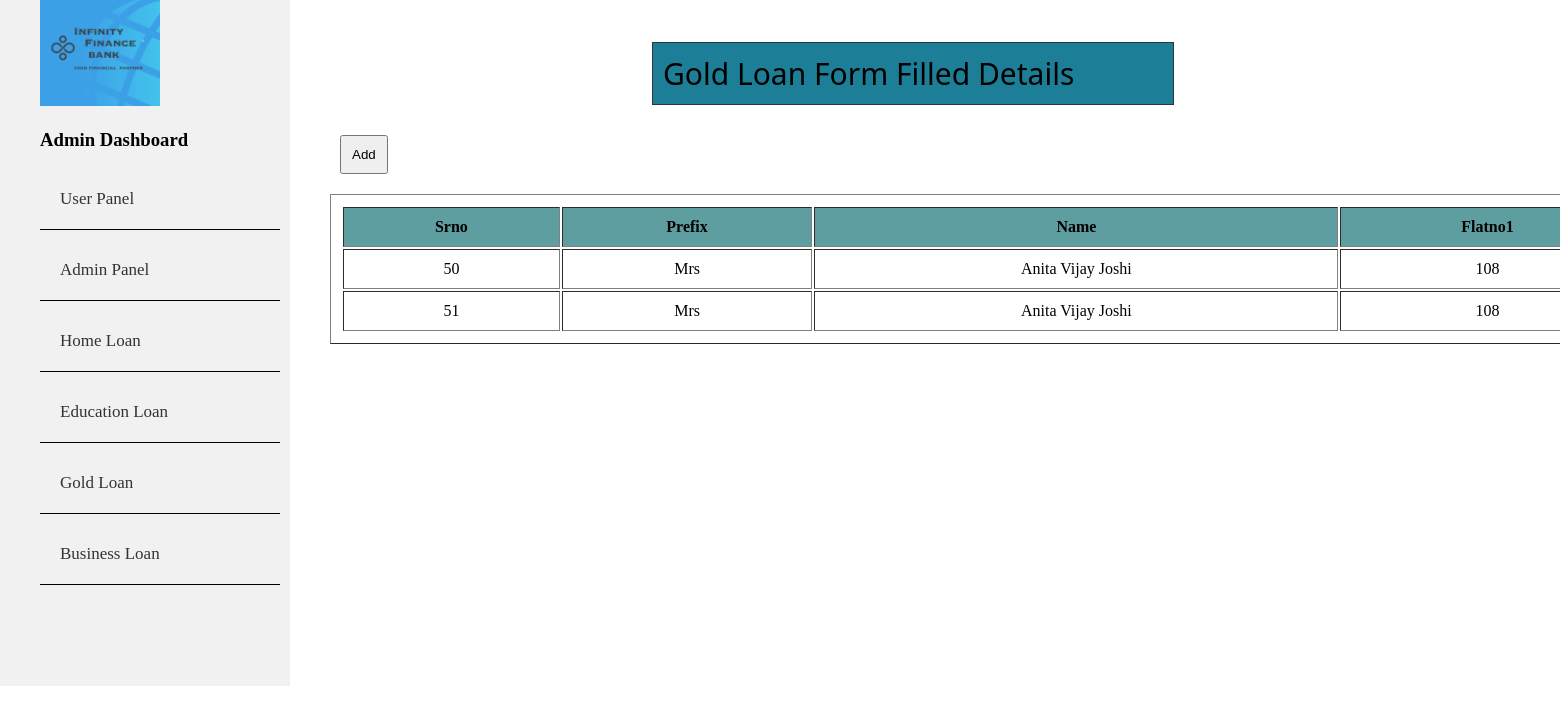
Screenshot of /admingoldloan.php with the database file from the repository.
### tables this page shows
CREATE TABLE `gloan` (
  `srno` int(11) NOT NULL,
  `prefix` text NOT NULL,
  `name` varchar(20) NOT NULL,
  `flatno1` varchar(5) NOT NULL,
  `buildingpremisesname1` text NOT NULL,
  `streetroadname1` text NOT NULL,
  `towncityvillagename1` text NOT NULL,
  `district1` text NOT NULL,
  `pincode1` int(10) NOT NULL,
  `flatno2` varchar(5) NOT NULL,
  `buildingpremisesname2` text NOT NULL,
  `streetroadname2` text NOT NULL,
  `towncityvillagename2` text NOT NULL,
  `district2` text NOT NULL,
  `pincode2` int(10) NOT NULL,
  `std` int(5) NOT NULL,
  `tel` int(8) NOT NULL,
  `mob` int(15) NOT NULL,
  `email` varchar(30) NOT NULL,
  `dob` date NOT NULL,
  `gender` text NOT NULL,
  `status` text NOT NULL,
  `income` varchar(15) NOT NULL,
  `pan` varchar(10) NOT NULL,
  `religion` text NOT NULL,
  `caste` text NOT NULL,
  `Salaried` text NOT NULL,
  `selfemployed` text NOT NULL,
  `lo` text NOT NULL,
  `purposeofloan` varchar(50) NOT NULL,
  `accholdername` text NOT NULL,
  `branchname` varchar(15) NOT NULL,
  `accountno` int(15) NOT NULL,
  `ifsccode` varchar(11) NOT NULL,
  `micrcode` int(9) NOT NULL,
  `accountopeningdate` date NOT NULL,
  `photo` varchar(200) NOT NULL,
  `aadharcard` varchar(15) NOT NULL,
  `drivinglicence` varchar(15) NOT NULL,
  `votersid` varchar(15) NOT NULL,
  `passport` varchar(15) NOT NULL,
  `doc7` varchar(15) NOT NULL,
  `signatureproof` varchar(15) NOT NULL,
  `residenceproof` varchar(15) NOT NULL,
  `amount` varchar(9) NOT NULL,
  `intrest` varchar(3) NOT NULL,
  `tenure` int(2) NOT NULL,
  `rate` int(2) NOT NULL,
  `nos` varchar(10) NOT NULL,
  `nnot` varchar(10) NOT NULL,
  `fdate` date NOT NULL,
  `place` text NOT NULL,
  `fsignature` varchar(15) NOT NULL,
  `currenttime` timestamp NOT NULL DEFAULT current_timestamp()
);

### admingoldloan.php (the view, shortened to what this page needs)
<?php
    require('connection.php');
    $sql3="SELECT * FROM `gloan` ORDER BY srno";
    $result3=mysqli_query($con,$sql3);
?>
<!DOCTYPE html>
<html lang="en">
<head>
    <link rel="stylesheet" href="admin.css">
</head>
<body>
  <br><br>
  <div class="header">
        <div class="menu">
            <div class="header">
                <div class="nav">
                <div class="logo">
                 <img src="Infinity Finance your financial partner (4).png" alt="logo" srcset=" ">
               </div>
               <h3>Admin Dashboard</h3>
               <ul>
               <li><a href="index.php">User Panel</a></li>
                         <li> <a href="admin.php">Admin Panel</a></li>
                         <li><a href="adminhomeloan.php">Home Loan</a></li>
                         <li><a href="admineducationloan.php">Education Loan</a></li>
                         <li><a href="admingoldloan.php">Gold Loan</a></li>
                         <li><a href="adminbusinessloan.php">Business Loan</a></li>
                    </ul>
                </div>
            </div>
        </div>
    </div>
        <div class="Education-form-info">
        <p>Gold Loan Form Filled Details </p>
        <a href="goldform.php">
        <button type="button">Add</button></a>
        <table border=1>
            <tr>
                <div class="t1">
                <th>srno</th>
                <th>prefix</th>
                <th>name</th>
                <th>flatno1</th>
                <th>dob</th></div>
            </tr>
            <?php
            while($rows=$result3->fetch_assoc())
            {
        ?>
        <tr >
            <td><?php echo $rows['srno'];?></td>
            <td><?php echo $rows['prefix'];?></td>
            <td><?php echo $rows['name'];?></td>
            <td><?php echo $rows['flatno1'];?></td>
        </tr>
        <?php
            }
        ?>
        </table>
    </div>
</body>
</html>

### admin.css (style rules this page uses)
html { margin:0px; }
body { margin-top:-50px; margin-left:-10px; padding: 0px; }
.nav h3 { margin-left: 50px; }
.nav { position: absolute; margin:0px; background-color:#f1f1f1 ; height:700px; width: 300px; }
.nav a { color: #333; text-decoration: none; }
.nav li { margin:10px; display: grid; padding:20px; border-bottom:1px solid black ; font-size: 17px; }
.logo img { width:120px; margin-left:50px; }
.Education-form-info p { margin-top: 92px; text-align: left; margin-left: 332px; font-family: 'Segoe UI', Tahoma, Geneva, Verdana, sans-serif; font-size: 30px; border:1px solid #333; min-width: 300px; max-width: 500px; padding: 10px; background-color:rgb(29, 127, 151); }
.Education-form-info { position: absolute; top:-50px; left:320px; }
table , th,tr ,td { padding:10px; margin:10px; text-align:center; }
th { background-color: cadetblue; text-transform: capitalize; }
button { padding:10px; margin-right:20px; margin-left:20px; margin-bottom:10px; }

### admingoldloan.php (style rules this page uses)
table { width:22850px; }

### rows the page displays
gloan: srno "50", prefix "Mrs", name "Anita Vijay Joshi", flatno1 "108"
gloan: srno "51", prefix "Mrs", name "Anita Vijay Joshi", flatno1 "108"
